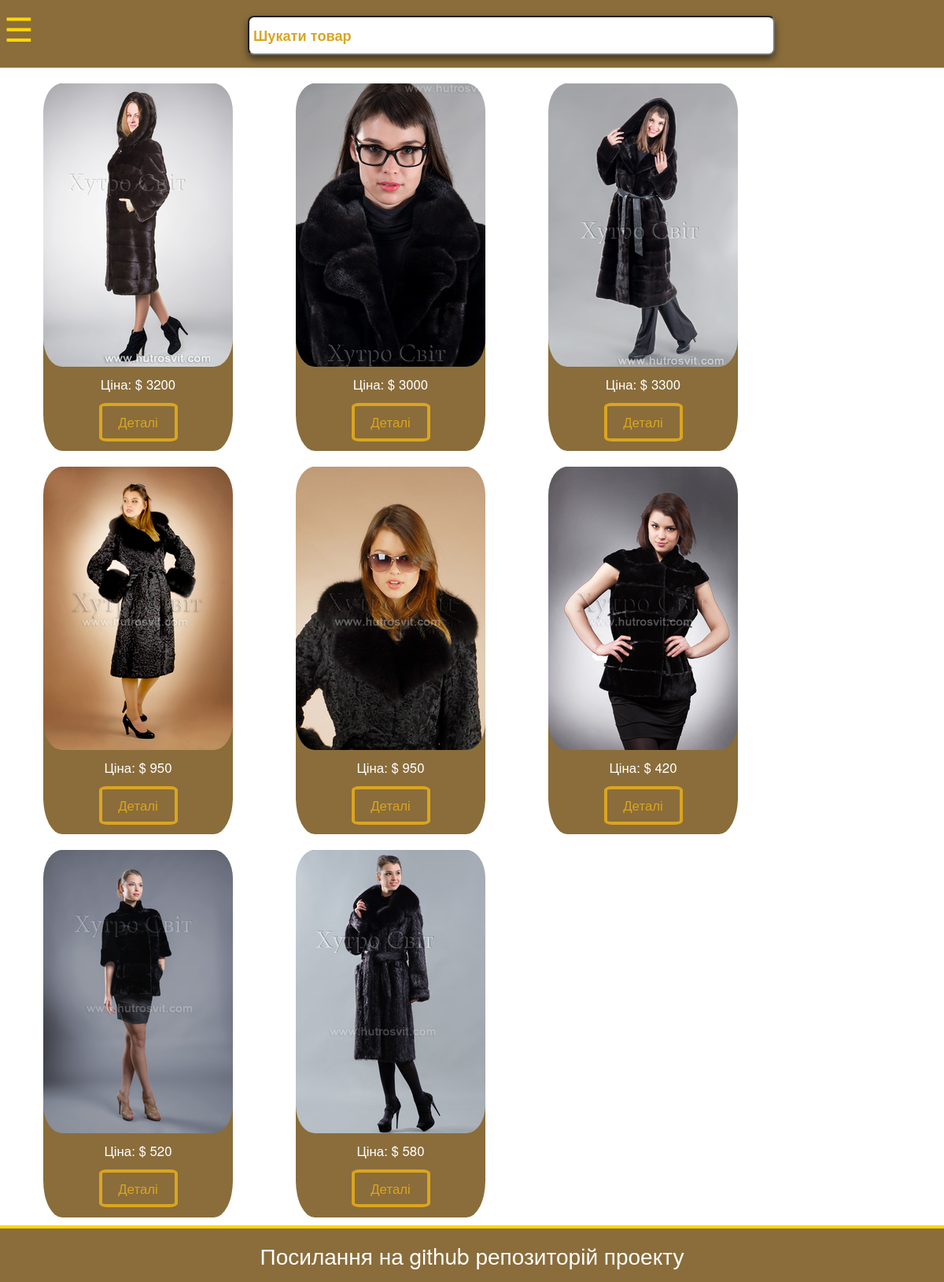
/productResp.php, run on the app's committed database.
### tables this page shows
CREATE TABLE `products` (
  `product_id` int(100) NOT NULL,
  `product_cat` int(100) NOT NULL,
  `product_brand` int(100) NOT NULL,
  `product_shop` int(100) NOT NULL,
  `product_title` varchar(255) DEFAULT NULL,
  `product_price` int(11) NOT NULL,
  `product_desc` mediumtext,
  `product_image` mediumtext NOT NULL,
  `product_bg_image` mediumtext NOT NULL,
  `product_keywords` mediumtext
);

### functions/functions.php (the view, shortened to what this page needs)
<?php
$con = mysqli_connect("localhost", "root", "", "infsystem");
function getAllProducts()
{
    if (!isset($_GET['cat'])) {
        if (!isset($_GET['brand'])) {
            if (!isset($_GET['shop'])) {
                global $con;
                $get_pro = "select * from products";
                $run_pro = mysqli_query($con, $get_pro);
                while ($row_pro = mysqli_fetch_array($run_pro)) {
                    $pro_id = $row_pro['product_id'];
                    $pro_price = $row_pro['product_price'];
                    $pro_image = $row_pro['product_image'];
                    echo "
                            <div class='product-column'>
                                    <div class='product-img-div'>
                                        <img src='admin_area/product_images/$pro_image' >
                                    </div>
                                    <div class='product-text'>
                                        <p class='product-text__price'> Ціна: $ $pro_price </p>
                                        <a class='product-text__detail' href='detailsResp.php?pro_id=$pro_id'>
                                                    Деталі
                                        </a>
                                    </div>
                            </div>
                    ";
                }
            }
        }
    }
}
?>

### productResp.php (shortened to what this page needs)
<!DOCTYPE>
<?php
include("functions/functions.php");
?>
<html>
<head>
    <link rel="stylesheet" href="css/productsPage.css">
</head>
<body>
<div class="container-fluid">
    <header class="header">
        <div class="header__icon js-show-menu"> &#9776;</div>
        <form class="form" method="get" action="resultsResp.php" enctype="multipart/form-data">
            <input class="form__input" type="text" name="user_query" placeholder="Шукати товар" >
        </form>
    </header>
    <div class="product-area">
        <?php
            getAllProducts();
        ?>
    </div>
    <footer class="footer">
        <p class="footer__p">
            <a href="#" class="footer__link">
                    Посилання на github репозиторій проекту
            </a>
         </p>
    </footer>
</div>
</body>
</html>

### css/productsPage.css (style rules this page uses)
html { font-family: sans-serif; -ms-text-size-adjust: 100%; -webkit-text-size-adjust: 100%; }
body { margin: 0; }
article, aside, details, figcaption, figure, footer, header, hgroup, main, menu, nav, section, summary { display: block; }
a { background-color: transparent; }
img { border: 0; }
button, input, optgroup, select, textarea { color: inherit; font: inherit; margin: 0; }
input { line-height: normal; }
* { -webkit-box-sizing: border-box; -moz-box-sizing: border-box; box-sizing: border-box; }
*:before, *:after { -webkit-box-sizing: border-box; -moz-box-sizing: border-box; box-sizing: border-box; }
html { font-size: 10px; -webkit-tap-highlight-color: transparent; }
body { font-family: "Helvetica Neue", Helvetica, Arial, sans-serif; font-size: 14px; line-height: 1.42857; color: #333333; background-color: #fff; }
input, button, select, textarea { font-family: inherit; font-size: inherit; line-height: inherit; }
a { color: #337ab7; text-decoration: none; }
img { vertical-align: middle; }
.container-fluid { margin-right: auto; margin-left: auto; padding-left: 15px; padding-right: 15px; }
.container-fluid:before, .container-fluid:after { content: " "; display: table; }
.container-fluid:after { clear: both; }
.header { background-color: #8a6d3b; margin-left: -15px; margin-right: -15px; }
.header:before, .header:after { content: " "; display: table; }
.header:after { clear: both; }
.header__icon { position: relative; min-height: 1px; padding-left: 15px; padding-right: 15px; position: relative; min-height: 1px; padding-left: 15px; padding-right: 15px; position: relative; float: left; width: 16.66667%; min-height: 1px; padding-left: 15px; padding-right: 15px; cursor: pointer; width: 50px; color: gold; padding-top: 5px; padding-left: 5px; font-size: 3em; }
@media (min-width: 992px) { .header__icon { float: left; width: 16.66667%; } }
@media (min-width: 768px) { .header__icon { float: left; width: 16.66667%; } }
.form { position: relative; min-height: 1px; padding-left: 15px; padding-right: 15px; position: relative; min-height: 1px; padding-left: 15px; padding-right: 15px; position: relative; float: left; width: 75%; min-height: 1px; padding-left: 15px; padding-right: 15px; margin-left: 8.33333%; height: 72px; margin-left: auto; margin-right: auto; }
@media (min-width: 992px) { .form { float: left; width: 58.33333%; } }
@media (min-width: 768px) { .form { float: left; width: 58.33333%; } }
@media (min-width: 992px) { .form { margin-left: 8.33333%; } }
@media (min-width: 768px) { .form { margin-left: 8.33333%; } }
.form__input { width: 100%; height: 50px; margin-top: 20px; padding: 5px; border-radius: 8px; color: goldenrod; font-weight: bold; font-size: 1.5em; -webkit-box-shadow: 0 5px 10px rgba(0, 0, 0, 0.5); }
@media screen and (max-width: 1200px) and (min-width: 1000px) { .form__input { font-size: 1.3em; } }
.product-area { width: 100%; background-color: white; margin-left: -15px; margin-right: -15px; margin: 0; }
.product-area:before, .product-area:after { content: " "; display: table; }
.product-area:after { clear: both; }
.product-column { position: relative; float: left; padding: 0; background-color: #8a6d3b; margin-top: 20px; margin-right: 40px; margin-left: 40px; text-align: center; border-radius: 10%; }
.product-img-div img { border-radius: 10%; }
.product-text__price { margin-top: 10px; font-size: 1.2em; color: white; margin-bottom: 5%; }
.product-text__detail { display: inline-block; font-size: 1.2em; color: goldenrod; border: 4px solid goldenrod; padding: 0.5em; text-decoration: none; width: 100px; margin-bottom: 5%; border-radius: 10%; }
.footer { margin-top: 10px; background-color: #8a6d3b; border-top: 4px solid gold; margin-left: -15px; margin-right: -15px; }
.footer:before, .footer:after { content: " "; display: table; }
.footer:after { clear: both; }
.footer__p { text-align: center; }
.footer__link { color: white; font-size: 2.3em; }
@media screen and (max-width: 1200px) and (min-width: 1000px) { .footer__link { font-size: 2em; } }

### data on the page
products: product_image (picture), product_price "3200"
products: product_image (picture), product_price "3000"
products: product_image (picture), product_price "3300"
products: product_image (picture), product_price "950"
products: product_image (picture), product_price "950"
products: product_image (picture), product_price "420"
products: product_image (picture), product_price "520"
products: product_image (picture), product_price "580"
